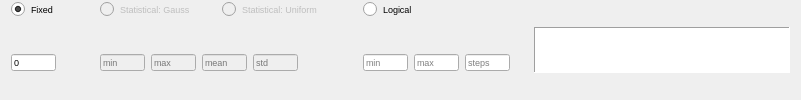
              <widget class="QFrame" name="frame_61">
               <property name="frameShape">
                <enum>QFrame::NoFrame</enum>
               </property>
               <property name="frameShadow">
                <enum>QFrame::Plain</enum>
               </property>
               <layout class="QHBoxLayout" name="horizontalLayout_41">
                <property name="topMargin">
                 <number>0</number>
                </property>
                <property name="bottomMargin">
                 <number>0</number>
                </property>
                <item>
                 <widget class="QFrame" name="frame_62">
                  <property name="frameShape">
                   <enum>QFrame::NoFrame</enum>
                  </property>
                  <property name="frameShadow">
                   <enum>QFrame::Plain</enum>
                  </property>
                  <layout class="QGridLayout" name="gridLayout_26">
                   <property name="leftMargin">
                    <number>0</number>
                   </property>
                   <property name="topMargin">
                    <number>0</number>
                   </property>
                   <property name="bottomMargin">
                    <number>0</number>
                   </property>
                   <item row="1" column="1">
                    <widget class="QFrame" name="frame_66">
                     <property name="frameShape">
                      <enum>QFrame::NoFrame</enum>
                     </property>
                     <property name="frameShadow">
                      <enum>QFrame::Plain</enum>
                     </property>
                     <layout class="QHBoxLayout" name="horizontalLayout_82">
                      <property name="leftMargin">
                       <number>9</number>
                      </property>
                      <property name="topMargin">
                       <number>0</number>
                      </property>
                      <property name="bottomMargin">
                       <number>0</number>
                      </property>
                      <item>
                       <widget class="QLineEdit" name="txt_gauss_min_oza">
                        <property name="enabled">
                         <bool>false</bool>
                        </property>
                        <property name="maximumSize">
                         <size>
                          <width>45</width>
                          <height>17</height>
                         </size>
                        </property>
                        <property name="font">
                         <font>
                          <pointsize>7</pointsize>
                         </font>
                        </property>
                        <property name="placeholderText">
                         <string>min</string>
                        </property>
                       </widget>
                      </item>
                      <item>
                       <widget class="QLineEdit" name="txt_gauss_max_oza">
                        <property name="enabled">
                         <bool>false</bool>
                        </property>
                        <property name="maximumSize">
                         <size>
                          <width>45</width>
                          <height>17</height>
                         </size>
                        </property>
                        <property name="font">
                         <font>
                          <pointsize>7</pointsize>
                         </font>
                        </property>
                        <property name="placeholderText">
                         <string>max</string>
                        </property>
                       </widget>
                      </item>
                      <item>
                       <widget class="QLineEdit" name="txt_gauss_mean_oza">
                        <property name="enabled">
                         <bool>false</bool>
                        </property>
                        <property name="maximumSize">
                         <size>
                          <width>45</width>
                          <height>17</height>
                         </size>
                        </property>
                        <property name="font">
                         <font>
                          <pointsize>7</pointsize>
                         </font>
                        </property>
                        <property name="placeholderText">
                         <string>mean</string>
                        </property>
                       </widget>
                      </item>
                      <item>
                       <widget class="QLineEdit" name="txt_gauss_std_oza">
                        <property name="enabled">
                         <bool>false</bool>
                        </property>
                        <property name="maximumSize">
                         <size>
                          <width>45</width>
                          <height>17</height>
                         </size>
                        </property>
                        <property name="font">
                         <font>
                          <pointsize>7</pointsize>
                         </font>
                        </property>
                        <property name="placeholderText">
                         <string>std</string>
                        </property>
                       </widget>
                      </item>
                      <item>
                       <spacer name="horizontalSpacer_46">
                        <property name="orientation">
                         <enum>Qt::Horizontal</enum>
                        </property>
                        <property name="sizeType">
                         <enum>QSizePolicy::Maximum</enum>
                        </property>
                        <property name="sizeHint" stdset="0">
                         <size>
                          <width>50</width>
                          <height>20</height>
                         </size>
                        </property>
                       </spacer>
                      </item>
                     </layout>
                    </widget>
                   </item>
                   <item row="0" column="1">
                    <widget class="QFrame" name="frame_65">
                     <property name="frameShape">
                      <enum>QFrame::NoFrame</enum>
                     </property>
                     <property name="frameShadow">
                      <enum>QFrame::Plain</enum>
                     </property>
                     <layout class="QHBoxLayout" name="horizontalLayout_44">
                      <property name="topMargin">
                       <number>0</number>
                      </property>
                      <property name="bottomMargin">
                       <number>0</number>
                      </property>
                      <item>
                       <widget class="QRadioButton" name="radio_gauss_oza">
                        <property name="enabled">
                         <bool>false</bool>
                        </property>
                        <property name="font">
                         <font>
                          <pointsize>7</pointsize>
                         </font>
                        </property>
                        <property name="text">
                         <string>Statistical: Gauss</string>
                        </property>
                        <attribute name="buttonGroup">
                         <string notr="true">buttonGroup_19</string>
                        </attribute>
                       </widget>
                      </item>
                      <item>
                       <widget class="QRadioButton" name="radio_uni_oza">
                        <property name="enabled">
                         <bool>false</bool>
                        </property>
                        <property name="font">
                         <font>
                          <pointsize>7</pointsize>
                         </font>
                        </property>
                        <property name="text">
                         <string>Statistical: Uniform</string>
                        </property>
                        <attribute name="buttonGroup">
                         <string notr="true">buttonGroup_19</string>
                        </attribute>
                       </widget>
                      </item>
                      <item>
                       <spacer name="horizontalSpacer_45">
                        <property name="orientation">
                         <enum>Qt::Horizontal</enum>
                        </property>
                        <property name="sizeType">
                         <enum>QSizePolicy::Maximum</enum>
                        </property>
                        <property name="sizeHint" stdset="0">
                         <size>
                          <width>10</width>
                          <height>20</height>
                         </size>
                        </property>
                       </spacer>
                      </item>
                     </layout>
                    </widget>
                   </item>
                   <item row="1" column="3">
                    <widget class="QFrame" name="frame_64">
                     <property name="frameShape">
                      <enum>QFrame::NoFrame</enum>
                     </property>
                     <property name="frameShadow">
                      <enum>QFrame::Plain</enum>
                     </property>
                     <layout class="QHBoxLayout" name="horizontalLayout_43">
                      <property name="leftMargin">
                       <number>0</number>
                      </property>
                      <property name="topMargin">
                       <number>0</number>
                      </property>
                      <property name="bottomMargin">
                       <number>0</number>
                      </property>
                      <item>
                       <widget class="QLineEdit" name="txt_log_min_oza">
                        <property name="maximumSize">
                         <size>
                          <width>45</width>
                          <height>17</height>
                         </size>
                        </property>
                        <property name="font">
                         <font>
                          <pointsize>7</pointsize>
                         </font>
                        </property>
                        <property name="placeholderText">
                         <string>min</string>
                        </property>
                       </widget>
                      </item>
                      <item>
                       <widget class="QLineEdit" name="txt_log_max_oza">
                        <property name="maximumSize">
                         <size>
                          <width>45</width>
                          <height>17</height>
                         </size>
                        </property>
                        <property name="font">
                         <font>
                          <pointsize>7</pointsize>
                         </font>
                        </property>
                        <property name="placeholderText">
                         <string>max</string>
                        </property>
                       </widget>
                      </item>
                      <item>
                       <widget class="QLineEdit" name="txt_log_steps_oza">
                        <property name="maximumSize">
                         <size>
                          <width>45</width>
                          <height>17</height>
                         </size>
                        </property>
                        <property name="font">
                         <font>
                          <pointsize>7</pointsize>
                         </font>
                        </property>
                        <property name="placeholderText">
                         <string>steps</string>
                        </property>
                       </widget>
                      </item>
                     </layout>
                    </widget>
                   </item>
                   <item row="1" column="0">
                    <widget class="QFrame" name="frame_63">
                     <property name="frameShape">
                      <enum>QFrame::NoFrame</enum>
                     </property>
                     <property name="frameShadow">
                      <enum>QFrame::Plain</enum>
                     </property>
                     <layout class="QHBoxLayout" name="horizontalLayout_42">
                      <property name="leftMargin">
                       <number>0</number>
                      </property>
                      <property name="topMargin">
                       <number>0</number>
                      </property>
                      <property name="bottomMargin">
                       <number>0</number>
                      </property>
                      <item>
                       <widget class="QLineEdit" name="txt_fix_oza">
                        <property name="maximumSize">
                         <size>
                          <width>45</width>
                          <height>17</height>
                         </size>
                        </property>
                        <property name="font">
                         <font>
                          <pointsize>7</pointsize>
                         </font>
                        </property>
                        <property name="text">
                         <string>0</string>
                        </property>
                        <property name="placeholderText">
                         <string>value</string>
                        </property>
                       </widget>
                      </item>
                      <item>
                       <spacer name="horizontalSpacer_44">
                        <property name="orientation">
                         <enum>Qt::Horizontal</enum>
                        </property>
                        <property name="sizeType">
                         <enum>QSizePolicy::Maximum</enum>
                        </property>
                        <property name="sizeHint" stdset="0">
                         <size>
                          <width>20</width>
                          <height>20</height>
                         </size>
                        </property>
                       </spacer>
                      </item>
                     </layout>
                    </widget>
                   </item>
                   <item row="0" column="3">
                    <widget class="QRadioButton" name="radio_log_oza">
                     <property name="font">
                      <font>
                       <pointsize>7</pointsize>
                      </font>
                     </property>
                     <property name="text">
                      <string>Logical</string>
                     </property>
                     <attribute name="buttonGroup">
                      <string notr="true">buttonGroup_19</string>
                     </attribute>
                    </widget>
                   </item>
                   <item row="0" column="0">
                    <widget class="QRadioButton" name="radio_fix_oza">
                     <property name="font">
                      <font>
                       <pointsize>7</pointsize>
                      </font>
                     </property>
                     <property name="text">
                      <string>Fixed</string>
                     </property>
                     <property name="iconSize">
                      <size>
                       <width>12</width>
                       <height>12</height>
                      </size>
                     </property>
                     <property name="checked">
                      <bool>true</bool>
                     </property>
                     <attribute name="buttonGroup">
                      <string notr="true">buttonGroup_19</string>
                     </attribute>
                    </widget>
                   </item>
                  </layout>
                 </widget>
                </item>
                <item>
                 <widget class="PlotWidget" name="viewOZA">
                  <property name="sizePolicy">
                   <sizepolicy hsizetype="Expanding" vsizetype="Fixed">
                    <horstretch>0</horstretch>
                    <verstretch>0</verstretch>
                   </sizepolicy>
                  </property>
                  <property name="maximumSize">
                   <size>
                    <width>16777215</width>
                    <height>46</height>
                   </size>
                  </property>
                  <property name="styleSheet">
                   <string notr="true">border-right-color: rgb(255, 255, 127);</string>
                  </property>
                  <property name="frameShape">
                   <enum>QFrame::Panel</enum>
                  </property>
                 </widget>
                </item>
               </layout>
              </widget>
